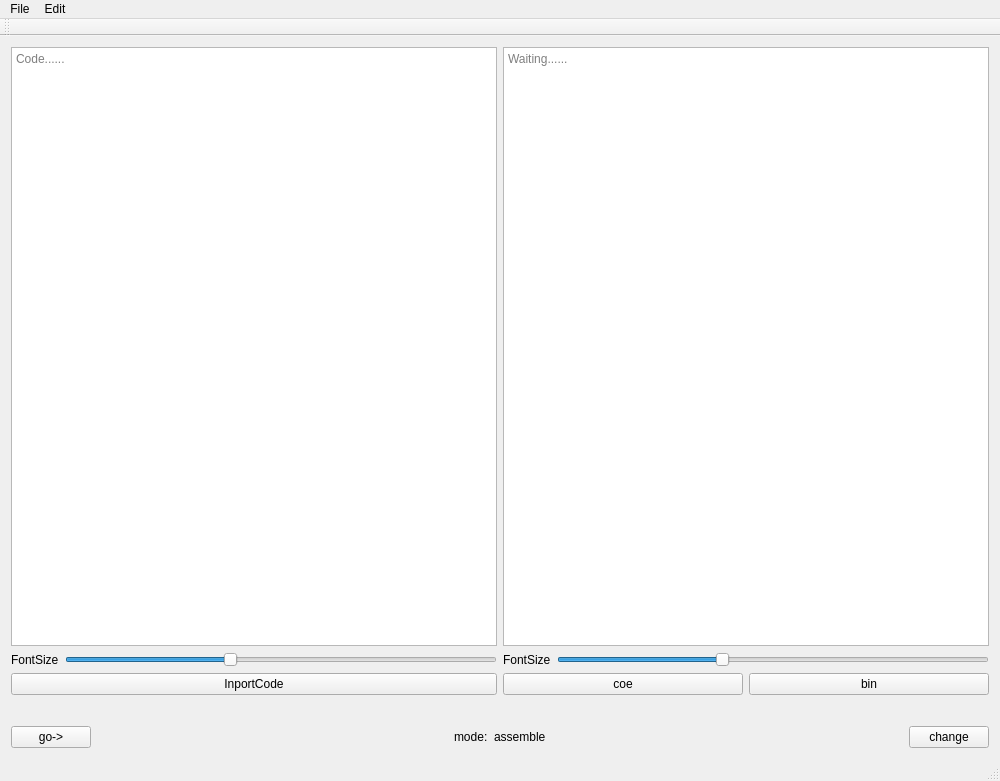
<?xml version="1.0" encoding="UTF-8"?>
<ui version="4.0">
 <class>NotepadClass</class>
 <widget class="QMainWindow" name="NotepadClass">
  <property name="geometry">
   <rect>
    <x>0</x>
    <y>0</y>
    <width>1000</width>
    <height>781</height>
   </rect>
  </property>
  <property name="windowTitle">
   <string>Notepad</string>
  </property>
  <widget class="QWidget" name="centralWidget">
   <layout class="QGridLayout" name="gridLayout_2">
    <item row="0" column="0">
     <layout class="QHBoxLayout" name="horizontalLayout">
      <item>
       <widget class="QTextEdit" name="textEdit">
        <property name="placeholderText">
         <string>Code......</string>
        </property>
       </widget>
      </item>
      <item>
       <widget class="QTextBrowser" name="textBrowser">
        <property name="placeholderText">
         <string>Waiting......</string>
        </property>
        <property name="searchPaths">
         <stringlist notr="true"/>
        </property>
       </widget>
      </item>
     </layout>
    </item>
    <item row="1" column="0">
     <layout class="QHBoxLayout" name="horizontalLayout_5">
      <item>
       <layout class="QVBoxLayout" name="verticalLayout">
        <item>
         <layout class="QHBoxLayout" name="horizontalLayout_3">
          <item>
           <widget class="QLabel" name="label">
            <property name="text">
             <string>FontSize</string>
            </property>
           </widget>
          </item>
          <item>
           <widget class="QSlider" name="size_edit">
            <property name="minimum">
             <number>1</number>
            </property>
            <property name="maximum">
             <number>30</number>
            </property>
            <property name="value">
             <number>12</number>
            </property>
            <property name="orientation">
             <enum>Qt::Horizontal</enum>
            </property>
           </widget>
          </item>
         </layout>
        </item>
        <item>
         <widget class="QPushButton" name="pushButton_3">
          <property name="text">
           <string>InportCode</string>
          </property>
         </widget>
        </item>
       </layout>
      </item>
      <item>
       <layout class="QVBoxLayout" name="verticalLayout_2">
        <item>
         <layout class="QHBoxLayout" name="horizontalLayout_4">
          <item>
           <widget class="QLabel" name="label_2">
            <property name="text">
             <string>FontSize</string>
            </property>
           </widget>
          </item>
          <item>
           <widget class="QSlider" name="size_browser">
            <property name="minimum">
             <number>1</number>
            </property>
            <property name="maximum">
             <number>30</number>
            </property>
            <property name="value">
             <number>12</number>
            </property>
            <property name="orientation">
             <enum>Qt::Horizontal</enum>
            </property>
           </widget>
          </item>
         </layout>
        </item>
        <item>
         <layout class="QGridLayout" name="gridLayout">
          <item row="0" column="0">
           <widget class="QPushButton" name="pushButton_4">
            <property name="text">
             <string>coe</string>
            </property>
           </widget>
          </item>
          <item row="0" column="1">
           <widget class="QPushButton" name="pushButton_2">
            <property name="text">
             <string>bin</string>
            </property>
           </widget>
          </item>
         </layout>
        </item>
       </layout>
      </item>
     </layout>
    </item>
    <item row="2" column="0">
     <spacer name="verticalSpacer">
      <property name="orientation">
       <enum>Qt::Vertical</enum>
      </property>
      <property name="sizeType">
       <enum>QSizePolicy::Fixed</enum>
      </property>
      <property name="sizeHint" stdset="0">
       <size>
        <width>20</width>
        <height>25</height>
       </size>
      </property>
     </spacer>
    </item>
    <item row="3" column="0">
     <layout class="QHBoxLayout" name="horizontalLayout_2">
      <item>
       <widget class="QPushButton" name="pushButton">
        <property name="text">
         <string>go-&gt;</string>
        </property>
       </widget>
      </item>
      <item>
       <spacer name="horizontalSpacer">
        <property name="orientation">
         <enum>Qt::Horizontal</enum>
        </property>
        <property name="sizeHint" stdset="0">
         <size>
          <width>40</width>
          <height>20</height>
         </size>
        </property>
       </spacer>
      </item>
      <item>
       <widget class="QLabel" name="mode_lable">
        <property name="text">
         <string>mode:</string>
        </property>
       </widget>
      </item>
      <item>
       <widget class="QLabel" name="mode">
        <property name="text">
         <string>assemble</string>
        </property>
       </widget>
      </item>
      <item>
       <spacer name="horizontalSpacer_2">
        <property name="orientation">
         <enum>Qt::Horizontal</enum>
        </property>
        <property name="sizeHint" stdset="0">
         <size>
          <width>40</width>
          <height>20</height>
         </size>
        </property>
       </spacer>
      </item>
      <item>
       <widget class="QPushButton" name="change_mode">
        <property name="text">
         <string>change</string>
        </property>
       </widget>
      </item>
     </layout>
    </item>
   </layout>
  </widget>
  <widget class="QMenuBar" name="menuBar">
   <property name="geometry">
    <rect>
     <x>0</x>
     <y>0</y>
     <width>1000</width>
     <height>26</height>
    </rect>
   </property>
   <widget class="QMenu" name="menuEdit">
    <property name="title">
     <string>Edit</string>
    </property>
    <addaction name="actionassembler"/>
    <addaction name="actiondissembler"/>
   </widget>
   <widget class="QMenu" name="menuFile">
    <property name="title">
     <string>File</string>
    </property>
    <addaction name="actionopen"/>
    <addaction name="separator"/>
    <addaction name="actionsave"/>
    <addaction name="actionsave_as"/>
   </widget>
   <addaction name="menuFile"/>
   <addaction name="menuEdit"/>
  </widget>
  <widget class="QToolBar" name="mainToolBar">
   <attribute name="toolBarArea">
    <enum>TopToolBarArea</enum>
   </attribute>
   <attribute name="toolBarBreak">
    <bool>false</bool>
   </attribute>
  </widget>
  <widget class="QStatusBar" name="statusBar"/>
  <action name="actionassembler">
   <property name="icon">
    <iconset resource="notepad.qrc">
     <normaloff>:/Notepad/Notepad.ico</normaloff>:/Notepad/Notepad.ico</iconset>
   </property>
   <property name="text">
    <string>assembler</string>
   </property>
   <property name="shortcut">
    <string>Ctrl+Shift+A</string>
   </property>
  </action>
  <action name="actiondissembler">
   <property name="icon">
    <iconset resource="notepad.qrc">
     <normaloff>:/Notepad/Notepad.ico</normaloff>:/Notepad/Notepad.ico</iconset>
   </property>
   <property name="text">
    <string>dissembler</string>
   </property>
   <property name="shortcut">
    <string>Ctrl+D</string>
   </property>
  </action>
  <action name="actionsave">
   <property name="icon">
    <iconset resource="notepad.qrc">
     <normaloff>:/Notepad/Notepad.ico</normaloff>:/Notepad/Notepad.ico</iconset>
   </property>
   <property name="text">
    <string>save</string>
   </property>
   <property name="shortcut">
    <string>Ctrl+S</string>
   </property>
  </action>
  <action name="actionsave_as">
   <property name="icon">
    <iconset resource="notepad.qrc">
     <normaloff>:/Notepad/Notepad.ico</normaloff>:/Notepad/Notepad.ico</iconset>
   </property>
   <property name="text">
    <string>save as</string>
   </property>
   <property name="shortcut">
    <string>Ctrl+Shift+S</string>
   </property>
  </action>
  <action name="actionopen">
   <property name="icon">
    <iconset resource="notepad.qrc">
     <normaloff>:/Notepad/Notepad.ico</normaloff>:/Notepad/Notepad.ico</iconset>
   </property>
   <property name="text">
    <string>open</string>
   </property>
   <property name="shortcut">
    <string>Ctrl+O</string>
   </property>
  </action>
 </widget>
 <layoutdefault spacing="6" margin="11"/>
 <resources>
  <include location="notepad.qrc"/>
 </resources>
 <connections>
  <connection>
   <sender>pushButton</sender>
   <signal>clicked()</signal>
   <receiver>NotepadClass</receiver>
   <slot>compile_clicked()</slot>
   <hints>
    <hint type="sourcelabel">
     <x>103</x>
     <y>736</y>
    </hint>
    <hint type="destinationlabel">
     <x>316</x>
     <y>389</y>
    </hint>
   </hints>
  </connection>
  <connection>
   <sender>actionsave</sender>
   <signal>triggered()</signal>
   <receiver>NotepadClass</receiver>
   <slot>save_called()</slot>
   <hints>
    <hint type="sourcelabel">
     <x>-1</x>
     <y>-1</y>
    </hint>
    <hint type="destinationlabel">
     <x>284</x>
     <y>219</y>
    </hint>
   </hints>
  </connection>
  <connection>
   <sender>actionsave_as</sender>
   <signal>triggered()</signal>
   <receiver>NotepadClass</receiver>
   <slot>saveas_called()</slot>
   <hints>
    <hint type="sourcelabel">
     <x>-1</x>
     <y>-1</y>
    </hint>
    <hint type="destinationlabel">
     <x>284</x>
     <y>219</y>
    </hint>
   </hints>
  </connection>
  <connection>
   <sender>actionopen</sender>
   <signal>triggered()</signal>
   <receiver>NotepadClass</receiver>
   <slot>open_called()</slot>
   <hints>
    <hint type="sourcelabel">
     <x>-1</x>
     <y>-1</y>
    </hint>
    <hint type="destinationlabel">
     <x>284</x>
     <y>219</y>
    </hint>
   </hints>
  </connection>
  <connection>
   <sender>actionassembler</sender>
   <signal>triggered()</signal>
   <receiver>NotepadClass</receiver>
   <slot>assembler_called()</slot>
   <hints>
    <hint type="sourcelabel">
     <x>-1</x>
     <y>-1</y>
    </hint>
    <hint type="destinationlabel">
     <x>284</x>
     <y>208</y>
    </hint>
   </hints>
  </connection>
  <connection>
   <sender>actiondissembler</sender>
   <signal>triggered()</signal>
   <receiver>NotepadClass</receiver>
   <slot>dissembler_called()</slot>
   <hints>
    <hint type="sourcelabel">
     <x>-1</x>
     <y>-1</y>
    </hint>
    <hint type="destinationlabel">
     <x>284</x>
     <y>208</y>
    </hint>
   </hints>
  </connection>
  <connection>
   <sender>change_mode</sender>
   <signal>clicked()</signal>
   <receiver>NotepadClass</receiver>
   <slot>switch_called()</slot>
   <hints>
    <hint type="sourcelabel">
     <x>921</x>
     <y>736</y>
    </hint>
    <hint type="destinationlabel">
     <x>519</x>
     <y>390</y>
    </hint>
   </hints>
  </connection>
  <connection>
   <sender>size_edit</sender>
   <signal>valueChanged(int)</signal>
   <receiver>NotepadClass</receiver>
   <slot>change_fontsize_edit()</slot>
   <hints>
    <hint type="sourcelabel">
     <x>434</x>
     <y>635</y>
    </hint>
    <hint type="destinationlabel">
     <x>225</x>
     <y>435</y>
    </hint>
   </hints>
  </connection>
  <connection>
   <sender>size_browser</sender>
   <signal>valueChanged(int)</signal>
   <receiver>NotepadClass</receiver>
   <slot>change_fontsize_browser()</slot>
   <hints>
    <hint type="sourcelabel">
     <x>894</x>
     <y>634</y>
    </hint>
    <hint type="destinationlabel">
     <x>452</x>
     <y>430</y>
    </hint>
   </hints>
  </connection>
  <connection>
   <sender>pushButton_3</sender>
   <signal>clicked()</signal>
   <receiver>NotepadClass</receiver>
   <slot>open_called()</slot>
   <hints>
    <hint type="sourcelabel">
     <x>418</x>
     <y>666</y>
    </hint>
    <hint type="destinationlabel">
     <x>405</x>
     <y>506</y>
    </hint>
   </hints>
  </connection>
  <connection>
   <sender>pushButton_2</sender>
   <signal>clicked()</signal>
   <receiver>NotepadClass</receiver>
   <slot>export_bin_called()</slot>
   <hints>
    <hint type="sourcelabel">
     <x>905</x>
     <y>665</y>
    </hint>
    <hint type="destinationlabel">
     <x>817</x>
     <y>519</y>
    </hint>
   </hints>
  </connection>
  <connection>
   <sender>pushButton_4</sender>
   <signal>clicked()</signal>
   <receiver>NotepadClass</receiver>
   <slot>export_coe_called()</slot>
   <hints>
    <hint type="sourcelabel">
     <x>678</x>
     <y>665</y>
    </hint>
    <hint type="destinationlabel">
     <x>615</x>
     <y>513</y>
    </hint>
   </hints>
  </connection>
 </connections>
 <slots>
  <slot>compile_clicked()</slot>
  <slot>save_called()</slot>
  <slot>saveas_called()</slot>
  <slot>open_called()</slot>
  <slot>assembler_called()</slot>
  <slot>dissembler_called()</slot>
  <slot>switch_called()</slot>
  <slot>change_fontsize_edit()</slot>
  <slot>change_fontsize_browser()</slot>
  <slot>export_coe_called()</slot>
  <slot>export_bin_called()</slot>
 </slots>
</ui>
